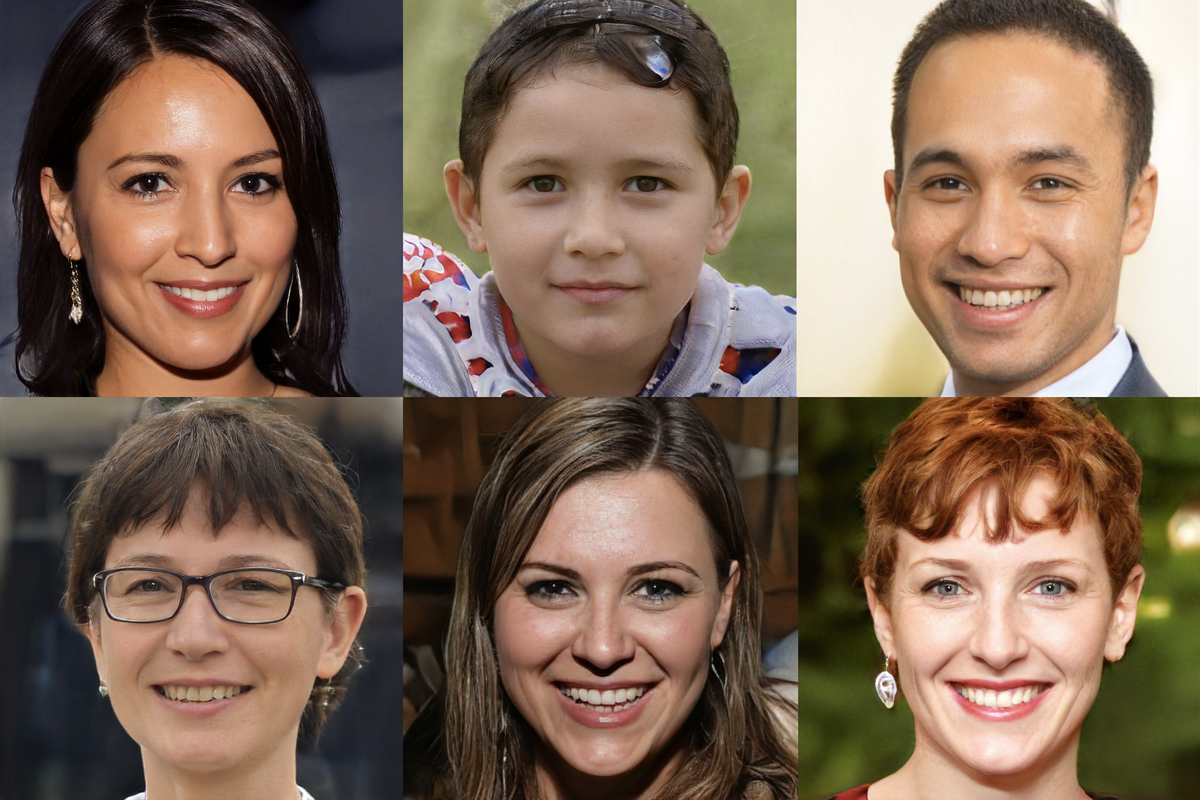
#> input picture assets/faces.png, 1200 x 800 px, found by its file name
$ jupyter execute --allow-errors 'Data_Mérida.ipynb'
#> lines starting #> are read from the running program, lines starting #| are printed output that depends on the picture
<a href="https://colab.research.google.com/github/RodolfoFerro/EmojiMerida/blob/master/Data_M%C3%A9rida.ipynb" target="_parent"></a>

# Subimos todos los archivos a utilizar

HAcemos upload de archivos en la carpeta de assets:

1. Cascada de Haar
2. Modelo en formato JSON
3. Pesos del modelo en formato H5
4. Imagen de las caras a procesar

[cell 1]
from google.colab import files

uploaded = files.upload()
#> the answer given: faces.png

Y ahora subimos los emojis de la carpeta de emojis:

- `'anger.png'`
- `'fear.png'`
- `'happiness.png'`
- `'neutral.png'`
- `'saddness.png'`
- `'surprise.png'`

[cell 2]
emojis = files.upload()
#> the answer given: faces.png

# Cargar red neuronal para detección de emociones

TBD

[cell 3]
# Load json and create model:
from keras.models import model_from_json

#> (the rest of this cell did not finish here and is left out)

[cell 4]
import matplotlib.pyplot as plt
import numpy as np
import cv2

#> (the rest of this cell did not finish here and is left out)

# Procesamiento principal (_a.k.a. nuestro main_)

[cell 5]
face_cascade = cv2.CascadeClassifier('haarcascade_frontalface_default.xml')
classes = ['anger', 'fear', 'happiness', 'neutral', 'saddness', 'surprise']

img = cv2.imread('faces.png')
#> img is the input picture: shape (800, 1200, 3); mean B, G, R 86.4, 103.5, 125.6
gray = cv2.cvtColor(img, cv2.COLOR_BGR2GRAY)
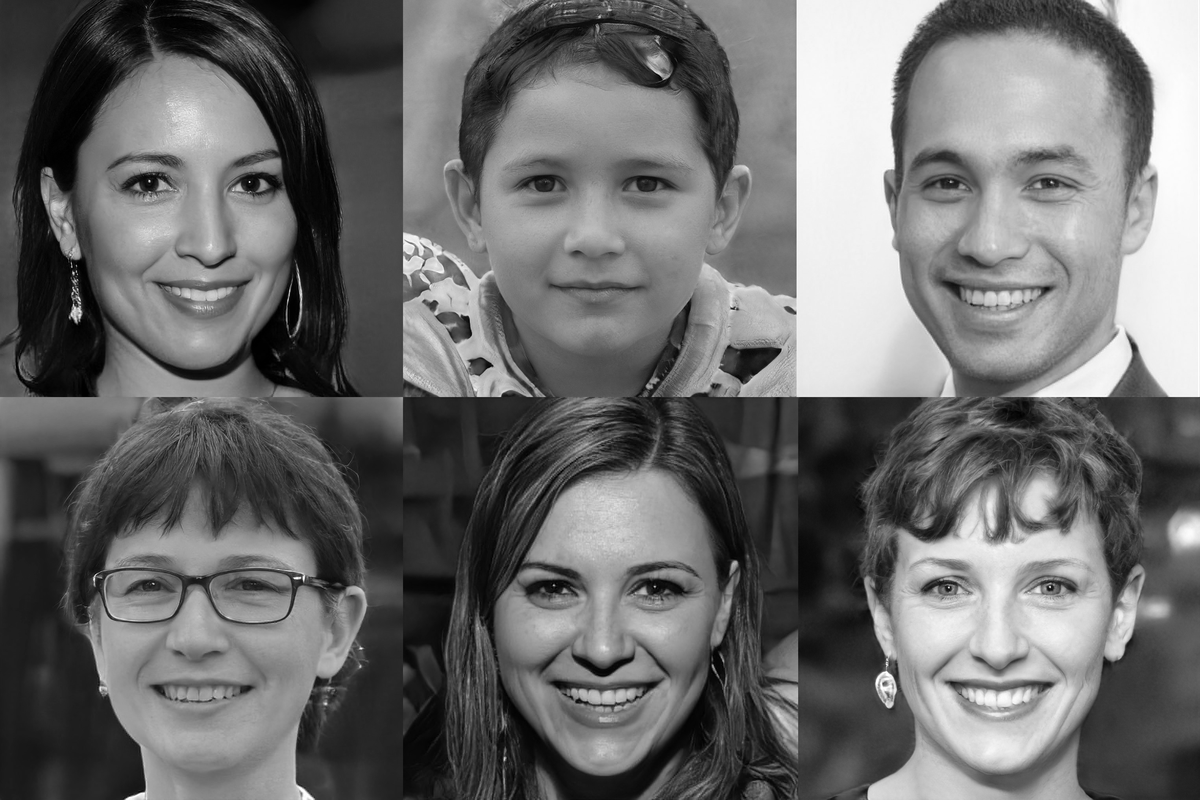
#> gray: shape (800, 1200); min 0, max 255, mean 108.2

faces = face_cascade.detectMultiScale(gray, 1.3, 5)
#> faces = [[63, 78, 267, 267], [475, 486, 261, 261], [846, 69, 291, 291], [444, 65, 300, 300], [50, 467, 295, 295], [851, 474, 290, 290]]
#> `roi_color = img[y:y+h, x:x+w]`:
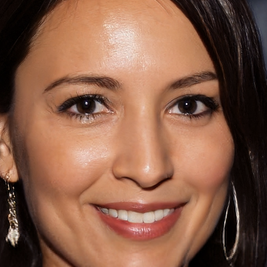
#> roi_color: shape (267, 267, 3); mean B, G, R 72.5, 93, 134.9
#> `new_roi = cv2.resize(roi_color, (48, 48))`:
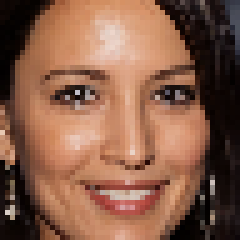
#> new_roi: shape (48, 48, 3) (shown 5 times larger); mean B, G, R 72.6, 93.1, 135
#> (the rest of this cell did not finish here and is left out)
